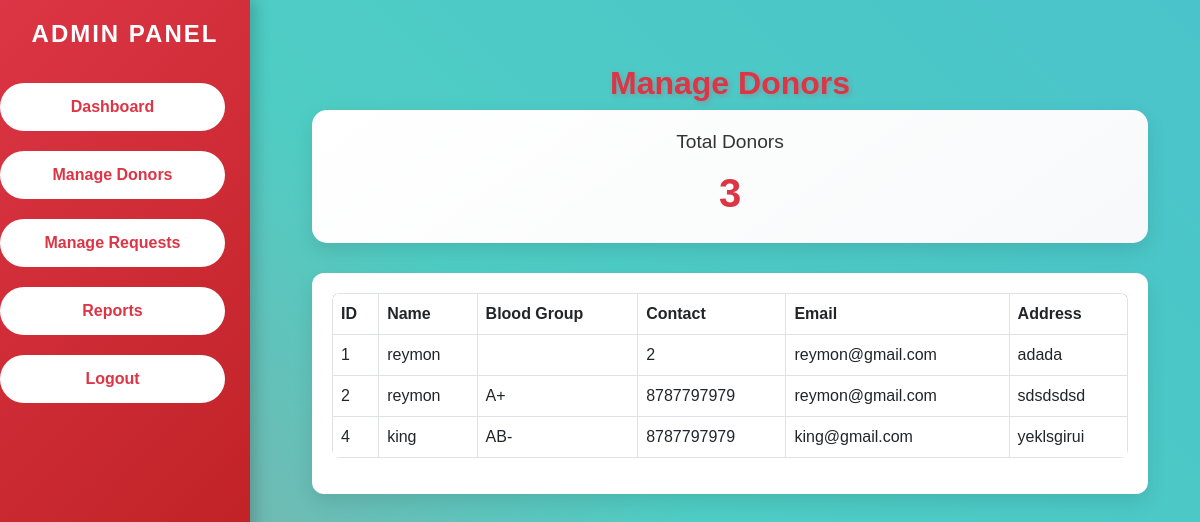
/manage_donors.php (signed in), run on the app's committed database.
### tables this page shows
CREATE TABLE `donors` (
  `id` int(11) NOT NULL,
  `user_id` int(11) NOT NULL,
  `name` varchar(100) NOT NULL,
  `age` int(11) NOT NULL,
  `phone` varchar(15) NOT NULL,
  `email` varchar(100) NOT NULL,
  `address` text NOT NULL,
  `availability` enum('Yes','No') NOT NULL,
  `created_at` timestamp NOT NULL DEFAULT current_timestamp(),
  `blood_group` varchar(5) NOT NULL
);

### manage_donors.php (the view, shortened to what this page needs)
<?php
$servername = "localhost";
$username = "root";
$password = "";
$database = "blood_donation_db";
$conn = new mysqli($servername, $username, $password, $database);
$query = "SELECT * FROM donors";
$result = $conn->query($query);
$total_donors_query = "SELECT COUNT(*) AS total FROM donors";
$total_donors_result = $conn->query($total_donors_query);
$total_donors = $total_donors_result->fetch_assoc()['total'];
?>
<!DOCTYPE html>
<html lang="en">
<head>
    <link rel="stylesheet" href="https://cdn.jsdelivr.net/npm/bootstrap@5.3.0/dist/css/bootstrap.min.css">
    <link rel="stylesheet" href="https://cdnjs.cloudflare.com/ajax/libs/font-awesome/6.0.0-beta3/css/all.min.css">
</head>
<body>
    <div class="sidebar">
        <h4 class="text-center mb-4">Admin Panel</h4>
        <button class="btn" onclick="location.href='admin_dashboard.php'">Dashboard</button>
        <button class="btn" onclick="location.href='manage_donors.php'">Manage Donors</button>
        <button class="btn" onclick="location.href='manage_requests.php'">Manage Requests</button>
        <button class="btn" onclick="location.href='reports.php'">Reports</button>
        <button class="btn" onclick="location.href='index.php'">Logout</button>
    </div>
    <div class="main-content">
        <div class="container mt-4">
            <h2 class="text-center text-danger">Manage Donors</h2>
            <div class="total-card">
                <h5>Total Donors</h5>
                <div class="count"><?php echo $total_donors; ?></div>
            </div>
            <div class="table-container">
                <table class="table table-bordered">
                    <thead>
                        <tr>
                            <th>ID</th>
                            <th>Name</th>
                            <th>Blood Group</th>
                            <th>Contact</th>
                            <th>Email</th>
                            <th>Address</th>
                        </tr>
                    </thead>
                    <tbody>
                        <?php
                        if ($result->num_rows > 0) {
                            while ($row = $result->fetch_assoc()) {
                                echo "<tr>";
                                echo "<td>" . htmlspecialchars($row['id']) . "</td>";
                                echo "<td>" . htmlspecialchars($row['name']) . "</td>";
                                echo "<td>" . htmlspecialchars($row['blood_group']) . "</td>";
                                echo "<td>" . htmlspecialchars($row['phone']) . "</td>";
                                echo "<td>" . htmlspecialchars($row['email']) . "</td>";
                                echo "<td>" . htmlspecialchars($row['address']) . "</td>";
                                echo "</tr>";
                            }
                        } else {
                            echo "<tr><td colspan='6' class='text-center'>No donors found</td></tr>";
                        }
                        ?>
                    </tbody>
                </table>
            </div>
        </div>
    </div>
</body>
</html>

### manage_donors.php (style rules this page uses)
body { background: linear-gradient(45deg, #ff6b6b, #4ecdc4, #45b7d1, #96c93d); background-size: 400% 400%; animation: gradientBG 15s ease infinite; font-family: 'Poppins', sans-serif; color: #333; overflow-x: hidden; }
.sidebar { height: 100vh; width: 250px; position: fixed; top: 0; left: 0; background: linear-gradient(135deg, #dc3545, #b71c1c); color: white; padding-top: 20px; box-shadow: 5px 0 15px rgba(0, 0, 0, 0.2); transition: width 0.3s ease; }
.sidebar h4 { font-weight: 700; text-transform: uppercase; letter-spacing: 2px; animation: fadeInDown 1s ease; }
.sidebar .btn { width: 90%; margin: 10px auto; background: white; color: #dc3545; border: none; padding: 12px; border-radius: 25px; font-weight: 600; transition: all 0.3s ease; }
.main-content { margin-left: 260px; padding: 40px; }
h2.text-danger { font-weight: 700; text-shadow: 2px 2px 5px rgba(220, 53, 69, 0.3); animation: bounceIn 1s ease; }
.total-card { background: linear-gradient(145deg, #ffffff, #f8f9fa); border-radius: 15px; padding: 20px; box-shadow: 0 8px 20px rgba(0, 0, 0, 0.1); text-align: center; margin-bottom: 30px; animation: cardPop 1s ease; }
.total-card h5 { font-size: 1.2rem; color: #333; margin-bottom: 10px; }
.total-card .count { font-size: 2.5rem; font-weight: 700; color: #dc3545; animation: scaleUp 1.5s ease infinite alternate; }
.table-container { margin-top: 20px; background: white; border-radius: 12px; padding: 20px; box-shadow: 0 8px 20px rgba(0, 0, 0, 0.1); animation: fadeInUp 1s ease; }
.table { border-radius: 8px; overflow: hidden; }
.table thead { background: linear-gradient(90deg, #dc3545, #b71c1c); color: white; }
.table tbody tr { transition: all 0.3s ease; }
.table td, .table th { vertical-align: middle; }

### data on the page
donors: id "1", name "reymon", phone "2", email "reymon@gmail.com", address "adada"
donors: id "2", name "reymon", blood_group "A+", phone "8787797979", email "reymon@gmail.com", address "sdsdsdsd"
donors: id "4", name "king", blood_group "AB-", phone "8787797979", email "king@gmail.com", address "yeklsgirui"

### other printed values
$total_donors "3"
